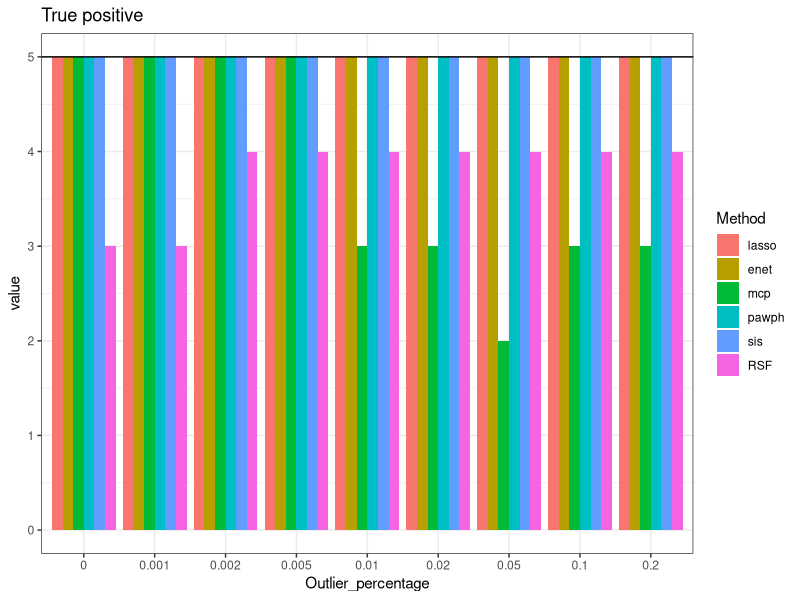

Generate this figure with R:

# results are read from saved results RData files, here, to plot our figure 3.

library(ggplot2)
Outlier_percentage=as.character(rep(c(0,0.001,0.002,0.005,0.01,0.02,0.05,0.1,0.2),each=6))
Method=factor(rep(c("lasso","enet","mcp","pawph","sis","RSF"),9),levels=c("lasso","enet","mcp","pawph","sis","RSF"))
value=c(6,6,5,5,7,7,6,6,5,5,7,7,6,6,5,5,7,7,6,6,5,5,7,7,6,6,4,5,7,7,6,6,3,5,7,7,5,5,3,5,7,7,5,5,3,5,7,7,5,5,3,4,6,7)
highdim_param1_tp_all_long=cbind.data.frame(Outlier_percentage,Method,value)

tpgg=ggplot(data = highdim_param1_tp_all_long,
            aes(x = Outlier_percentage,y = value,fill=Method)) +geom_bar(stat= "identity",position="dodge")+theme_bw()+
  ggtitle("True positive")+geom_hline(yintercept=7,color="black")
name="scenario1_revision"
#ggsave(tpgg,file=paste(name,"tp_plot.pdf",sep = "_"),height=5,width=10)



Outlier_percentage=as.character(rep(c(0,0.001,0.002,0.005,0.01,0.02,0.05,0.1,0.2),each=6))
Method=factor(rep(c("lasso","enet","mcp","pawph","sis","RSF"),9),levels=c("lasso","enet","mcp","pawph","sis","RSF"))
value=c(5,5,5,5,5,3,5,5,5,5,5,3,5,5,5,5,5,4,5,5,5,5,5,4,5,5,3,5,5,4,5,5,3,5,5,4,5,5,2,5,5,4,5,5,3,5,5,4,5,5,3,5,5,4)
highdim_param1_tp_all_long=cbind.data.frame(Outlier_percentage,Method,value)

tpgg=ggplot(data = highdim_param1_tp_all_long,
            aes(x = Outlier_percentage,y = value,fill=Method)) +geom_bar(stat= "identity",position="dodge")+theme_bw()+
  ggtitle("True positive")+geom_hline(yintercept=5,color="black")
name="scenario2_revision"
#ggsave(tpgg,file=paste(name,"tp_plot.pdf",sep = "_"),height=5,width=10)


